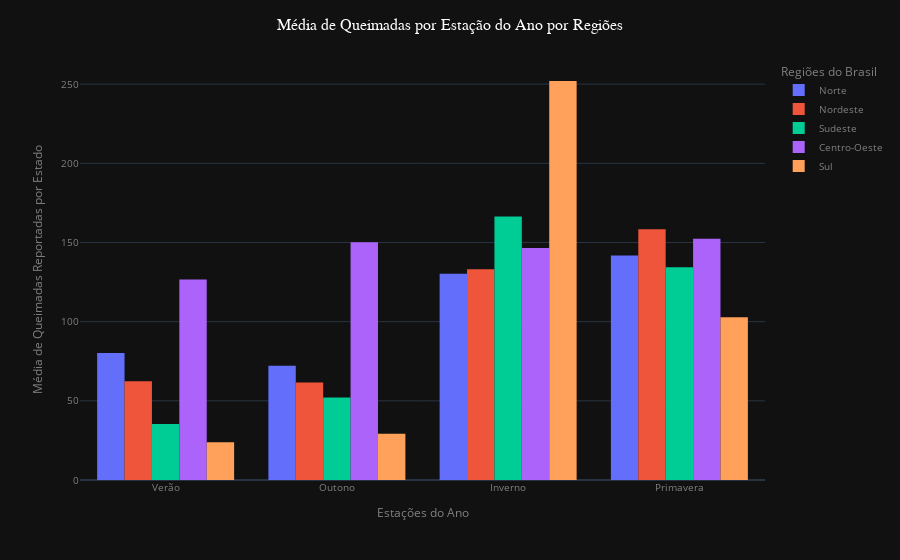

Write notebook code for a chart like this one.
### Code cell
fig2 = px.histogram(data_frame=df,
                    x='estacoes', 
                    y='number',
                    color='regioes', 
                    barmode='group', 
                    histfunc='avg')
fig2.update_layout(
    xaxis_title={
        'text': 'Estações do Ano',
        'font_size': 12
    },
    yaxis_title={
        'text': 'Média de Queimadas Reportadas por Estado',
        'font_size': 12
    },
    legend_title={
        'text': 'Regiões do Brasil',
        'font_size': 12
    },
    font_color='grey',
    font_size=10,
    title={
        'text': 'Média de Queimadas por Estação do Ano por Regiões',
        'x': 0.5,
        'font_family': 'Verdana',
        'font_color': 'white',
        'font_size': 16
    },
    template='plotly_dark')

### Figure 1 — Plotly figure (JSON) as saved in the notebook; plotly's stock layout.template omitted (floating-point values rounded to 4 significant figures; data arrays with more than 128 entries replaced by an {"elided": "..."} marker saying what was removed)
{"data": [{"alignmentgroup": "True", "bingroup": "x", "histfunc": "avg", "hovertemplate": "regioes=Norte<br>estacoes=%{x}<br>avg of number=%{y}<extra></extra>", "legendgroup": "Norte", "marker": {"color": "#636efa", "pattern": {"shape": ""}}, "name": "Norte", "offsetgroup": "Norte", "orientation": "v", "showlegend": true, "type": "histogram", "x": {"elided": "1434 str values"}, "xaxis": "x", "y": {"elided": "1434 float values"}, "yaxis": "y"}, {"alignmentgroup": "True", "bingroup": "x", "histfunc": "avg", "hovertemplate": "regioes=Nordeste<br>estacoes=%{x}<br>avg of number=%{y}<extra></extra>", "legendgroup": "Nordeste", "marker": {"color": "#EF553B", "pattern": {"shape": ""}}, "name": "Nordeste", "offsetgroup": "Nordeste", "orientation": "v", "showlegend": true, "type": "histogram", "x": {"elided": "2152 str values"}, "xaxis": "x", "y": {"elided": "2152 float values"}, "yaxis": "y"}, {"alignmentgroup": "True", "bingroup": "x", "histfunc": "avg", "hovertemplate": "regioes=Sudeste<br>estacoes=%{x}<br>avg of number=%{y}<extra></extra>", "legendgroup": "Sudeste", "marker": {"color": "#00cc96", "pattern": {"shape": ""}}, "name": "Sudeste", "offsetgroup": "Sudeste", "orientation": "v", "showlegend": true, "type": "histogram", "x": {"elided": "1673 str values"}, "xaxis": "x", "y": {"elided": "1673 float values"}, "yaxis": "y"}, {"alignmentgroup": "True", "bingroup": "x", "histfunc": "avg", "hovertemplate": "regioes=Centro-Oeste<br>estacoes=%{x}<br>avg of number=%{y}<extra></extra>", "legendgroup": "Centro-Oeste", "marker": {"color": "#ab63fa", "pattern": {"shape": ""}}, "name": "Centro-Oeste", "offsetgroup": "Centro-Oeste", "orientation": "v", "showlegend": true, "type": "histogram", "x": {"elided": "956 str values"}, "xaxis": "x", "y": {"elided": "956 float values"}, "yaxis": "y"}, {"alignmentgroup": "True", "bingroup": "x", "histfunc": "avg", "hovertemplate": "regioes=Sul<br>estacoes=%{x}<br>avg of number=%{y}<extra></extra>", "legendgroup": "Sul", "marker": {"color": "#FFA15A", "pattern": {"shape": ""}}, "name": "Sul", "offsetgroup": "Sul", "orientation": "v", "showlegend": true, "type": "histogram", "x": {"elided": "239 str values"}, "xaxis": "x", "y": {"elided": "239 float values"}, "yaxis": "y"}], "layout": {"barmode": "group", "font": {"color": "grey", "size": 10}, "legend": {"title": {"font": {"size": 12}, "text": "Regiões do Brasil"}, "tracegroupgap": 0}, "margin": {"t": 60}, "title": {"font": {"color": "white", "family": "Verdana", "size": 16}, "text": "Média de Queimadas por Estação do Ano por Regiões", "x": 0.5}, "xaxis": {"anchor": "y", "domain": [0, 1], "title": {"font": {"size": 12}, "text": "Estações do Ano"}}, "yaxis": {"anchor": "x", "domain": [0, 1], "title": {"font": {"size": 12}, "text": "Média de Queimadas Reportadas por Estado"}}}}
